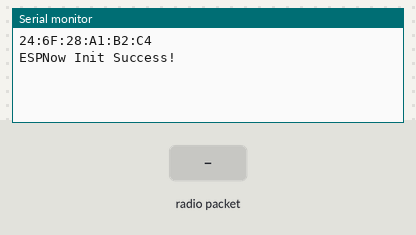
Bench run of a sketch on a simulated ESP32. Parts: the last lines printed to the serial monitor. The inputs (shaded band) are chosen by the test bench.

Above: at 1.2 s.
1.3 s: radio packet "1" arrives
At 1.8 s:
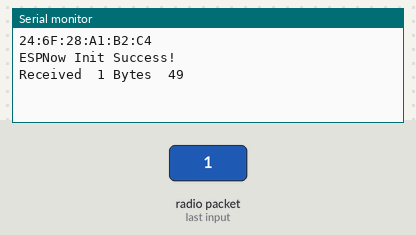
2.8 s: radio packet "0" arrives
At 4.0 s:
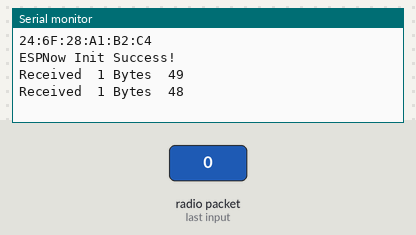
4.3 s: radio packet "2" arrives
At 5.3 s:
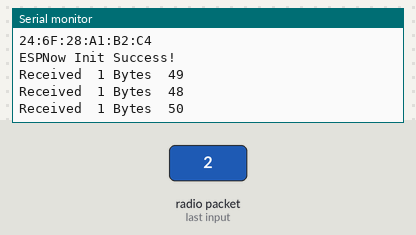

Measured:
- after the input at 1.3 s, the serial monitor: prints a new line at once (image 1)
- after the input at 2.8 s, the serial monitor: prints a new line at once (image 2)
- after the input at 4.3 s, the serial monitor: prints a new line at once (image 3)

The sketch:

trailer.ino
```cpp
//cc:50:e3:af:e2:14

#include <esp_now.h>
#include <WiFi.h>

#define WIFI_CHANNEL 1
uint8_t localCustomMac[] = {0xCC, 0x50, 0xE3, 0xAF, 0xE2, 0x14};
const byte maxDataFrameSize = 200;
byte cnt=0;

void setup()
{
  Serial.begin(115200);
  Serial.print("\r\n\r\n");
  WiFi.mode(WIFI_AP);
  Serial.println( WiFi.softAPmacAddress() );
  WiFi.disconnect();
  if(esp_now_init() == ESP_OK)
  {
    Serial.println("ESPNow Init Success!");
  }
  else
  {
    Serial.println("ESPNow Init Failed....");
  }
  esp_now_register_recv_cb(OnDataRecv);

}

void loop()
{
 yield();
}

void OnDataRecv(const uint8_t *mac_addr, const uint8_t *data, int data_len)
{
  Serial.printf("\r\nReceived\t%d Bytes\t%d", data_len, *data);
}
```
